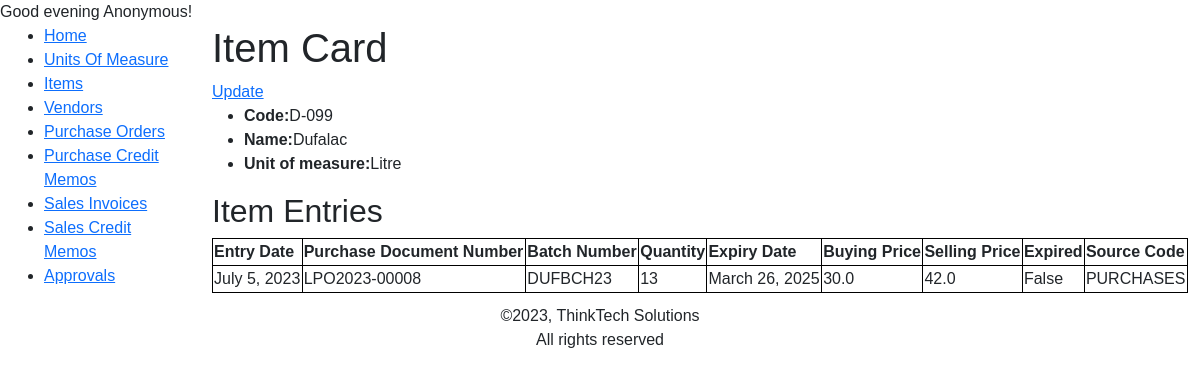
/inventory/item-detail/D-099/, run on an earlier commit of the app's database.
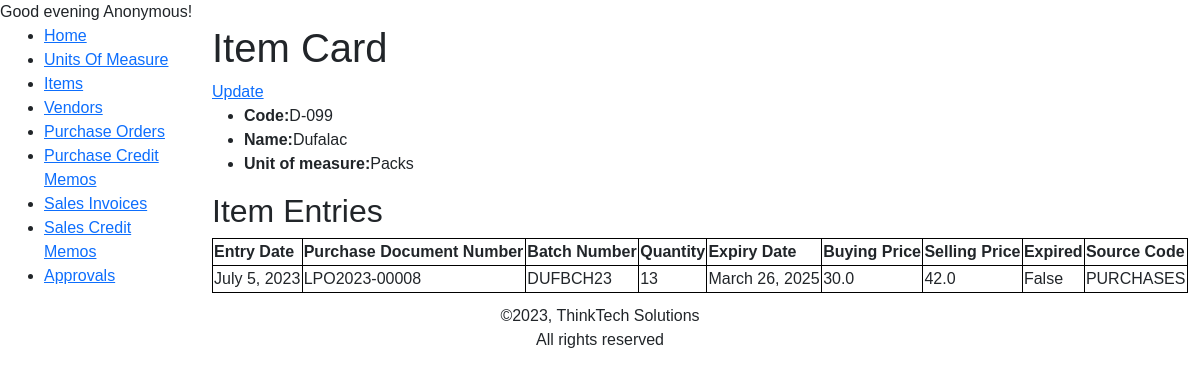
And on a later commit of the database.
### inventory/models.py (models this page shows, shortened)
class Item(models.Model):
    code = models.CharField('Item Code', max_length=20, primary_key=True)
    description = models.CharField(max_length=200)
    unit = models.ForeignKey(Unit, on_delete=models.CASCADE, related_name='Items', related_query_name='Items')
    created_by = models.ForeignKey(User, on_delete=models.PROTECT, related_name='useritems', related_query_name='useritems')
    class Meta:
        verbose_name_plural = 'Items'
        ordering = ["code"]

class Unit(models.Model):
    code = models.CharField('Unit of measure code',max_length=10, primary_key=True)
    description = models.CharField(max_length=200, verbose_name='Unit of Measure')
    created_by = models.ForeignKey(User, on_delete=models.PROTECT, related_name='units', related_query_name='units')
    def __str__(self) -> str:
        return self.description
    class Meta:
        verbose_name_plural ='Units Of Measure'

### inventory/views.py (the view)
# urls.py: path('item-detail/<str:pk>/', views.ItemDetailView.as_view(), name='item-detail'),
class ItemDetailView(generic.DetailView):
    model = Item
    paginate_by = 25

### inventory/models.py (called while the page is built)
    def __str__(self) -> str:
        return self.number

    def __str__(self) -> str:
        return f'{self.number}'

### inventory/templatetags/custom_filters.py (called while the page is built)
@register.filter
def greeting(value):
    current_time = datetime.now().time()
    current_hour = current_time.hour
    if 5 <= current_hour < 12:
        time_category = "morning"
    elif 12 <= current_hour < 17:
        time_category = "afternoon"
    elif 17 <= current_hour < 20:
        time_category = "evening"
    else:
        time_category = "night"
    return f"Good {time_category}"

### inventory/templates/inventory/item_detail.html (shortened to what this page needs)
{% extends "inventory/base.html" %}
{% block content %}
    <h1>Item Card</h1>
    <a href="{% url 'item-update' item.code%}">Update</a>
    <ul>
        <li><strong>Code:</strong>{{item.code}}</li>
        <li><strong>Name:</strong>{{item.description}}</li>
        <li><strong>Unit of measure:</strong>{{item.unit}}</li>
    </ul>
    <h2>Item Entries</h2>
    <table>
        <tr>
            <th>Entry Date</th>
            <th>Purchase Document Number</th>
            <th>Batch Number</th>
            <th>Quantity</th>
            <th>Expiry Date</th>
            <th>Buying Price</th>
            <th>Selling Price</th>
            <th>Expired</th>
            <th>Source Code</th>
        </tr>
        {% for entry in item.grn.all %}
        <tr>
            <td>{{entry.entry_date}}</td>
            <td>{{entry.purchase_doc_no}}</td>
            <td>{{entry.batch}}</td>
            <td>{{entry.quantity}}</td>
            <td>{{entry.expiry_date}}</td>
            <td>{{entry.cost}}</td>
            <td>{{entry.sale}}</td>
            <td>{{entry.expiry_status}}</td>
            <td>{{entry.source_code}}</td>
        </tr>
        {% endfor %}
    </table>
{% endblock %}

What changed in the data, as far as the page shows it:
changed Item "Dufalac": unit "Litre" → "Packs"
